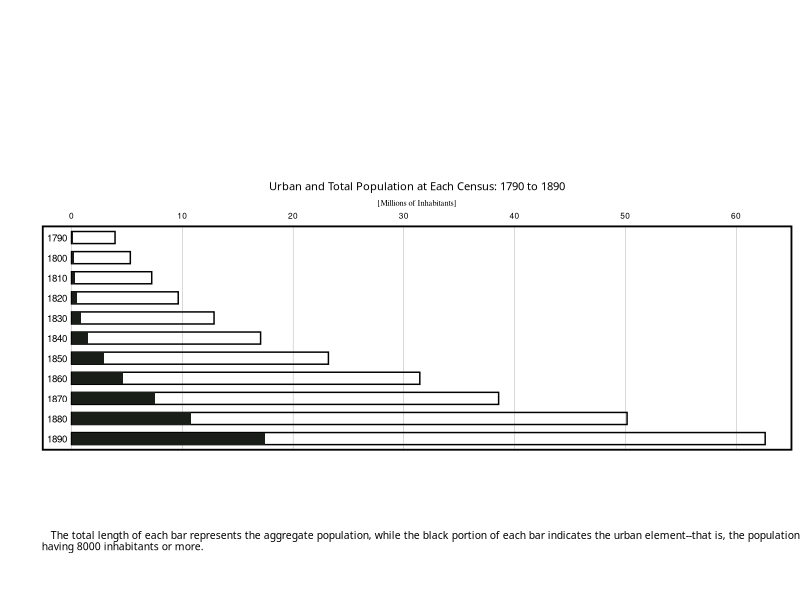

Write the R code that produced this figure.
library(tidyverse)
Total_Population <- read_csv("Total_Population.csv")

Urban_Pop_Graph <- Total_Population %>% 
  mutate(Urban_Pop = `Urban Pop.` / 1000000,
         New_censuses = as.character(Censuses),
         New_population = Population / 1000000) %>% 
  select(Urban_Pop, New_censuses, New_population)

gannett <- function() {
  theme(axis.title = element_text(size = 6, family = "serif"),
        plot.title = element_text(size = 8, family = "Puritan", hjust = .5, vjust = -.5),
        axis.title.y = element_text(hjust = .5),
        axis.text.y = element_text(size = 7, margin = margin(l = 20, r = -21)),
        axis.text.x = element_text(size = 6),
        axis.ticks = element_blank(),
        panel.grid.minor.x = element_blank(),
        panel.grid.major.y = element_blank(),
        # Make the graph wider instead of taller
        aspect.ratio = .3,
        panel.border = element_rect(fill = NA, size = 1.5)
  )
}


ggplot(Urban_Pop_Graph) +
  # Total population
  geom_col(aes(y = New_censuses, x = New_population), width = .6, color = "black", fill = "white", alpha = 0) +
  # Urban Population overlaid on total population
  geom_col(aes(y = New_censuses, x = Urban_Pop), width = .6, fill = "#1a1e19") +
  labs(x = "[Millions of Inhabitants]", y = "", title = "Urban and Total Population at Each Census: 1790 to 1890",
       subtitle = "   The total length of each bar represents the aggregate population, while the black portion of each bar indicates the urban element--that is, the population contained in cities \nhaving 8000 inhabitants or more.") +
  scale_y_discrete(limits = rev) +
  # Add box to go around the census years
  coord_cartesian(xlim = c(.4, 62)) +
  scale_x_continuous(breaks = seq(0,60, by = 10), position = "top", limits = c(0,70)) +
  theme_linedraw() +
  theme(axis.title = element_text(size = 6, family = "serif"),
        plot.title = element_text(size = 8, family = "Puritan", hjust = .5, vjust = -10),
        plot.subtitle = element_text(size = 7.5, family = "Puritan", vjust = -120, hjust = 0),
        axis.title.y = element_text(hjust = .5),
        axis.text.y = element_text(size = 7, margin = margin(l = 20, r = -21)),
        axis.text.x = element_text(size = 6),
        axis.ticks = element_blank(),
        panel.grid.minor.x = element_blank(),
        panel.grid.major.y = element_blank(),
        # Make the graph wider instead of taller
        aspect.ratio = .3,
        panel.border = element_rect(fill = NA, size = 1.25)
  )
  
